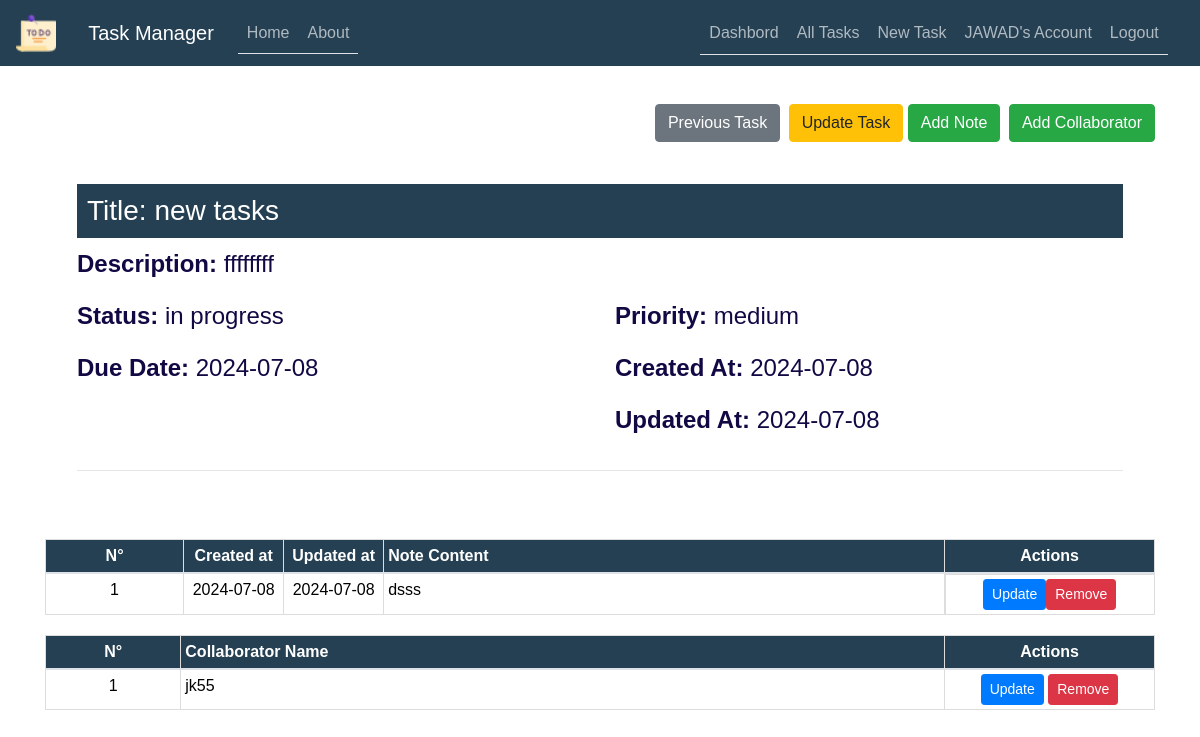
/task/46 (signed in), run on the app's committed database.
### TaskManager/models.py (models this page shows, shortened)
class User(db.Model, UserMixin):
    id = db.Column(db.Integer, primary_key=True)
    username = db.Column(db.String(50), unique=True, nullable=False)
    email = db.Column(db.String(100), unique=True, nullable=False)
    password = db.Column(db.String(255), nullable=False)
    date_joined = db.Column(db.DateTime, default=datetime.now)
    last_login = db.Column(db.DateTime, default=datetime.now)
    tasks = db.relationship('Task', backref='user', lazy=True)
    task_collaborators = db.relationship('TaskCollaborator', backref='user', lazy=True)

class Task(db.Model):
    id = db.Column(db.Integer, primary_key=True)
    user_id = db.Column(db.Integer, db.ForeignKey('user.id'), nullable=False)
    title = db.Column(db.String(255), nullable=False)
    description = db.Column(db.Text)
    status = db.Column(db.Enum('in progress', 'completed', 'pending'), default='in progress')
    priority = db.Column(db.Enum('low', 'medium', 'high'), default='medium')
    due_date = db.Column(db.DateTime, default=datetime.utcnow)
    created_at = db.Column(db.DateTime, default=datetime.utcnow)
    updated_at = db.Column(db.DateTime, default=datetime.utcnow, onupdate=datetime.utcnow)
    notes = db.relationship(
        'Note', backref='task', lazy=True, cascade='all, delete-orphan')
    task_collaborators = db.relationship(
        'TaskCollaborator', backref='task', lazy=True, cascade='all, delete-orphan')

class Note(db.Model):
    id = db.Column(db.Integer, primary_key=True)
    task_id = db.Column(db.Integer, db.ForeignKey('task.id'), nullable=False)
    content = db.Column(db.Text, nullable=False)
    created_at = db.Column(db.DateTime, default=datetime.utcnow)
    updated_at = db.Column(db.DateTime, default=datetime.utcnow, onupdate=datetime.utcnow)

class TaskCollaborator(db.Model):
    id = db.Column(db.Integer, primary_key=True)
    task_id = db.Column(db.Integer, db.ForeignKey('task.id'), nullable=False)
    user_id = db.Column(db.Integer, db.ForeignKey('user.id'), nullable=False)

### TaskManager/tasks/routes.py (the view)
@tasks.route("/task/<int:task_id>")
def task(task_id):
    if not current_user.is_authenticated:
        flash('You need to be logged in to access this page.', 'warning')
        return redirect(url_for('users.login'))
    task = Task.query.get_or_404(task_id)
    previous_task = Task.query.filter(
        Task.id < task_id, Task.user_id == current_user.id).order_by(Task.id.desc()).first()
    next_task = Task.query.filter(
        Task.id > task_id, Task.user_id == current_user.id).order_by(Task.id.asc()).first()
    return render_template('task.html',
                           title=task.title,
                           task=task,
                           previous_task=previous_task,
                           next_task=next_task)

### TaskManager/models.py (called while the page is built)
@login_manager.user_loader
def load_user(user_id):
    return User.query.get(int(user_id))

### TaskManager/templates/task.html (shortened to what this page needs)
{% extends "layout.html" %}
{% import 'macros_note.html' as macros %}
{% block content %}
<div class="float-right mt-4">
    {% if previous_task %}
    <a href="{{ url_for('tasks.task', task_id=previous_task.id) }}" class="btn btn-secondary btn-2g mr-1">
         Previous Task
    </a>
    {% endif %}
    <a href="{{ url_for('tasks.update_task', task_id=task.id) }}" class="btn btn-warning btn-2g">Update Task</a>
    <a href="{{ url_for('tasks.new_note', task_id=task.id) }}" class="btn btn-success btn-2g mr-1">
         Add Note
    </a>
    <a href="{{ url_for('tasks.new_collaborator', task_id=task.id) }}" class="btn btn-success btn-2g">
         Add Collaborator
    </a>
</div>
<br>
<br>
<div class="content-section mt-4">
    <h3 style="background-color: #254053; color: #ffffff; padding: 10px;">Title: {{ task.title }}</h3>
    <div class="row">
        <div class="col-md-12">
            <p><strong>Description:</strong> {{ task.description }}</p>
        </div>
    </div>
    <div class="row">
        <div class="col-md-6">
            <p><strong>Status:</strong> {{ task.status }}</p>
        </div>
        <div class="col-md-6">
            <p><strong>Priority:</strong> {{ task.priority }}</p>
        </div>
    </div>
    <div class="row">
        <div class="col-md-6">
            <p><strong>Due Date:</strong> {{ task.due_date.strftime('%Y-%m-%d') }}</p>
        </div>
        <div class="col-md-6">
            <p><strong>Created At:</strong> {{ task.created_at.strftime('%Y-%m-%d') }}</p>
        </div>
    </div>
    <div class="row">
        <div class="col-md-6">
        </div>
        <div class="col-md-6">
            <p><strong>Updated At:</strong> {{ task.updated_at.strftime('%Y-%m-%d') }}</p>
        </div>
    </div>
    <hr>
</div>
<table class="table">
    <thead>
        <tr>
            <th scope="col" class="text-center">N°</th>
            <th scope="col" class="text-center">Created at</th>
            <th scope="col" class="text-center">Updated at</th>
            <th scope="col">Note Content</th>
            <th scope="col" class="text-center actions-column">Actions</th>
        </tr>
    </thead>
    <tbody>
        {% for note in task.notes %}
        <tr>
            <td class="text-center">{{ loop.index }}</td>
            <td class="text-center" style="width:100px;">{{ note.created_at.strftime('%Y-%m-%d') }}</td>
            <td class="text-center" style="width:100px;">{{ note.updated_at.strftime('%Y-%m-%d') }}</td>
            <td>{{ note.content }}</td>
            <td class="text-center d-flex  justify-content-center">
                <a href="{{ url_for('tasks.update_note', note_id=note.id) }}" class="btn btn-primary btn-sm">Update</a>
                <button type="button" class="btn btn-danger btn-sm" data-toggle="modal" data-target="#deleteModal{{ note.id }}">
                    Remove
                </button>
            </td>
        </tr>
        {% endfor %}
    </tbody>
</table>
<table class="table">
    <thead>
        <tr>
            <th scope="col" class="text-center">N°</th>
            <th scope="col">Collaborator Name</th>
            <th scope="col" class="text-center actions-column">Actions</th>
        </tr>
    </thead>
    <tbody>
        {% for collaborator in task.task_collaborators %}
        <tr>
            <td class="text-center">{{ loop.index }}</td>
            <td>{{ collaborator.user.username }}</td>
            <td class="text-center">
                <a href="#" class="btn btn-primary btn-sm">Update</a>
                <a href="#" class="btn btn-danger btn-sm">Remove</a>
            </td>
        </tr>
        {% endfor %}
    </tbody>
</table>
{% endblock content %}

### TaskManager/templates/layout.html (shortened to what this page needs)
<!DOCTYPE html>
<html>
<head>
    <link rel="stylesheet" href="https://maxcdn.bootstrapcdn.com/bootstrap/4.0.0/css/bootstrap.min.css">
    <link rel="stylesheet" type="text/css" href="{{ url_for('static', filename='main.css') }}">
</head>
<body>
    <header class="site-header">
      <nav class="navbar navbar-expand-md navbar-dark bg-steel fixed-top">
        <a class="navbar-brand" href="#">
          <img src="{{ url_for('static', filename='tache3.png') }}" alt="Logo" style="width:40px;">
        </a>
        <div class="container">
          <a class="navbar-brand mr-4" href="/">Task Manager</a>
          <div class="collapse navbar-collapse" id="navbarToggle">
            <div class="nav nav-tabs mr-auto navbar-nav">
              <a class="nav-item nav-link" href="{{ url_for('main.home') }}">Home</a>
              <a class="nav-item nav-link" href="{{ url_for('main.about') }}">About</a>
            </div>
            <div class="nav nav-tabs">
              <div class="navbar-nav">
                {% if current_user.is_authenticated %}
                <a class="nav-link" href="{{ url_for('main.dashbord') }}">Dashbord</a>
                  <a class="nav-link" href="{{ url_for('tasks.all_tasks') }}"> All Tasks </a>
                  <a class="nav-link" href="{{ url_for('tasks.new_task') }}">New Task</a>
                  <a class="nav-link" href="{{ url_for('users.account') }}">{{ current_user.username }}'s Account</a>
                  <a class="nav-link" href="{{ url_for('users.logout') }}">Logout</a>
                {% else %}
                  <a class="nav-item nav-link" href="{{ url_for('users.login') }}">Login</a>
                  <a class="nav-item nav-link" href="{{ url_for('users.register') }}">Register</a>
                {% endif %}
              </div>
            </div>
          </div>
        </div>
      </nav>
    </header>
    <main role="main" class="container">
      <div class="row">
        <div class="col-md-12">
          {% block content %}{% endblock %}
        </div>
      </div>
    </main>
  </body>
</html>

### TaskManager/static/main.css (style rules this page uses)
body { width: 100%; height: 100vh; font-family: Arial, sans-serif; background-image: url('my-main.jpg'); background-position: center; background-size: cover; background-attachment: fixed; position: relative; margin-top: 5rem; color: #000000; }
h1, h2, h3, h4, h5, h6 { color: #000000; }
.bg-steel { background-color: #254053; color: #000000; }
.table { width: 100%; margin: 20px 0; border-collapse: collapse; }
.table th, .table td { border: 1px solid #dddddd; padding: 4px; text-align: left; }
.table th { background-color: #254053; color: #ffffff; }
.table td { background: #ffffffe5; }
.container { width: 95%; max-width: 1400px; margin: 0 auto; }
.content-section { background: rgba(255, 255, 255, 0.8); padding: 2rem; border-radius: 8px; margin-top: 20px; color: #120944; font-size: 1.5rem; }
.site-header .navbar-nav .nav-link { color: #fdfeffa4; }
.actions-column { width: 210px; }

### data on the page
User: username "JAWAD"
Task: title "new tasks", description "ffffffff", status "in progress", priority "medium", due_date "2024-07-08", created_at "2024-07-08", updated_at "2024-07-08"
Note: created_at "2024-07-08", updated_at "2024-07-08", content "dsss"
TaskCollaborator: user.username "jk55"
